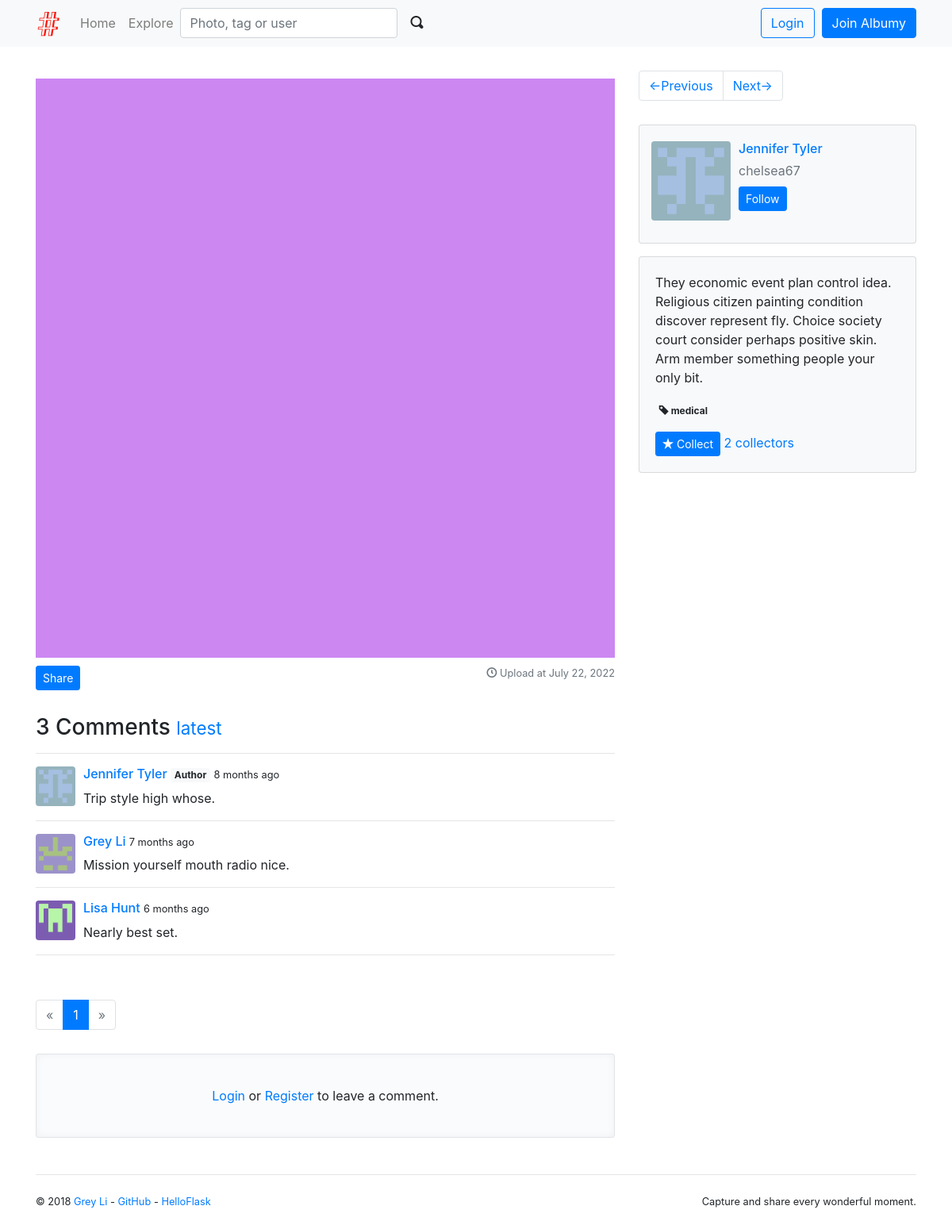
The page /photo/1 on the database its author committed.
### albumy/models.py (models this page shows, shortened)
@whooshee.register_model('description')
class Photo(db.Model):
    id = db.Column(db.Integer, primary_key=True)
    description = db.Column(db.String(500))
    filename = db.Column(db.String(64))
    filename_s = db.Column(db.String(64))
    filename_m = db.Column(db.String(64))
    timestamp = db.Column(db.DateTime, default=datetime.utcnow, index=True)
    can_comment = db.Column(db.Boolean, default=True)
    flag = db.Column(db.Integer, default=0)
    author_id = db.Column(db.Integer, db.ForeignKey('user.id'))
    author = db.relationship('User', back_populates='photos')
    comments = db.relationship('Comment', back_populates='photo', cascade='all')
    collectors = db.relationship('Collect', back_populates='collected', cascade='all')
    tags = db.relationship('Tag', secondary=tagging, back_populates='photos')

class Comment(db.Model):
    id = db.Column(db.Integer, primary_key=True)
    body = db.Column(db.Text)
    timestamp = db.Column(db.DateTime, default=datetime.utcnow, index=True)
    flag = db.Column(db.Integer, default=0)
    replied_id = db.Column(db.Integer, db.ForeignKey('comment.id'))
    author_id = db.Column(db.Integer, db.ForeignKey('user.id'))
    photo_id = db.Column(db.Integer, db.ForeignKey('photo.id'))
    photo = db.relationship('Photo', back_populates='comments')
    author = db.relationship('User', back_populates='comments')
    replies = db.relationship('Comment', back_populates='replied', cascade='all')
    replied = db.relationship('Comment', back_populates='replies', remote_side=[id])

@whooshee.register_model('name', 'username')
class User(db.Model, UserMixin):
    id = db.Column(db.Integer, primary_key=True)
    username = db.Column(db.String(20), unique=True, index=True)
    email = db.Column(db.String(254), unique=True, index=True)
    password_hash = db.Column(db.String(128))
    name = db.Column(db.String(30))
    website = db.Column(db.String(255))
    bio = db.Column(db.String(120))
    location = db.Column(db.String(50))
    member_since = db.Column(db.DateTime, default=datetime.utcnow)
    avatar_s = db.Column(db.String(64))
    avatar_m = db.Column(db.String(64))
    avatar_l = db.Column(db.String(64))
    avatar_raw = db.Column(db.String(64))
    confirmed = db.Column(db.Boolean, default=False)
    locked = db.Column(db.Boolean, default=False)
    active = db.Column(db.Boolean, default=True)
    public_collections = db.Column(db.Boolean, default=True)
    receive_comment_notification = db.Column(db.Boolean, default=True)
    receive_follow_notification = db.Column(db.Boolean, default=True)
    receive_collect_notification = db.Column(db.Boolean, default=True)
    role_id = db.Column(db.Integer, db.ForeignKey('role.id'))
    role = db.relationship('Role', back_populates='users')
    photos = db.relationship('Photo', back_populates='author', cascade='all')
    comments = db.relationship('Comment', back_populates='author', cascade='all')
    notifications = db.relationship('Notification', back_populates='receiver', cascade='all')
    collections = db.relationship('Collect', back_populates='collector', cascade='all')
    following = db.relationship('Follow', foreign_keys=[Follow.follower_id], back_populates='follower',
                                lazy='dynamic', cascade='all')
    followers = db.relationship('Follow', foreign_keys=[Follow.followed_id], back_populates='followed',
                                lazy='dynamic', cascade='all')

@whooshee.register_model('name')
class Tag(db.Model):
    id = db.Column(db.Integer, primary_key=True)
    name = db.Column(db.String(64), index=True, unique=True)
    photos = db.relationship('Photo', secondary=tagging, back_populates='tags')

### albumy/blueprints/main.py (the view)
@main_bp.route('/photo/<int:photo_id>')
def show_photo(photo_id):
    photo = Photo.query.get_or_404(photo_id)
    page = request.args.get('page', 1, type=int)
    per_page = current_app.config['ALBUMY_COMMENT_PER_PAGE']
    pagination = Comment.query.with_parent(photo).order_by(Comment.timestamp.asc()).paginate(page, per_page)
    comments = pagination.items
    comment_form = CommentForm()
    description_form = DescriptionForm()
    tag_form = TagForm()
    description_form.description.data = photo.description
    return render_template('main/photo.html', photo=photo, comment_form=comment_form,
                           description_form=description_form, tag_form=tag_form,
                           pagination=pagination, comments=comments)

### albumy/forms/main.py
class CommentForm(FlaskForm):
    body = TextAreaField('', validators=[DataRequired()])
    submit = SubmitField()

class DescriptionForm(FlaskForm):
    description = TextAreaField('Description', validators=[Optional(), Length(0, 500)])
    submit = SubmitField()

### albumy/__init__.py (called while the page is built)
def register_template_context(app):
    @app.context_processor
    def make_template_context():
        if current_user.is_authenticated:
            notification_count = Notification.query.with_parent(current_user).filter_by(is_read=False).count()
        else:
            notification_count = None
        return dict(notification_count=notification_count)

### albumy/extensions.py (called while the page is built)
    def can(self, permission_name):
        return False

### albumy/templates/main/photo.html (shortened to what this page needs)
{% extends 'base.html' %}
{% from 'bootstrap/pagination.html' import render_pagination %}
{% from 'bootstrap/form.html' import render_form, render_field %}
{% block content %}
    <div class="row">
        <div class="col-md-8">
            <div class="photo">
                <a href="{{ url_for('.get_image', filename=photo.filename) }}" target="_blank">
                    <img class="img-fluid" src="{{ url_for('.get_image', filename=photo.filename_m) }}">
                </a>
            </div>
            <a class="btn btn-primary btn-sm text-white" data-toggle="modal" data-target="#share-modal">Share</a>
            <p class="text-muted float-right small">
                <span class="oi oi-clock"></span> Upload at {{ moment(photo.timestamp).format('LL') }}
            </p>
            {% include 'main/_comment.html' %}
        </div>
        <div class="col-md-4">
            {% include 'main/_photo_sidebar.html' %}
        </div>
    </div>
{% endblock %}

### albumy/templates/main/_comment.html (shortened to what this page needs)
<div class="comments" id="comments">
    <h3>{{ photo.comments|length }} Comments
        <small>
            <a href="{{ url_for('.show_photo', photo_id=photo.id, page=pagination.pages or 1) }}#comment-form">latest</a>
        </small>
    </h3>
    <hr>
    {% if comments %}
        {% for comment in comments %}
            <div class="comment">
                <div class="comment-thumbnail">
                    <a href="{{ url_for('user.index', username=comment.author.username) }}">
                        <img class="rounded img-fluid avatar-s profile-popover"
                             data-href="{{ url_for('ajax.get_profile', user_id=comment.author.id) }}"
                             src="{{ url_for('main.get_avatar', filename=comment.author.avatar_m) }}">
                    </a>
                </div>
                <div class="comment-body">
                    <h6>
                        <a class="profile-popover"
                           data-href="{{ url_for('ajax.get_profile', user_id=comment.author.id) }}"
                           href="{{ url_for('user.index', username=comment.author.username) }}">
                            {{ comment.author.name }}
                        </a>
                        {% if comment.author == photo.author %}
                            <span class="badge badge-light">Author</span>
                        {% endif %}
                        <small data-toggle="tooltip" data-placement="top" data-timestamp="{{ comment.timestamp }}"
                               data-delay="500">
                            {{ moment(comment.timestamp).fromNow(refresh=True) }}
                        </small>
                    </h6>
                    <p>
                        {{ comment.body }}
                    </p>
                </div>
            </div>
            <hr>
        {% endfor %}
        <div class="page-footer">
            {{ render_pagination(pagination) }}
        </div>
    {% else %}
        <p class="tip">No comments.</p>
    {% endif %}
    {% if photo.can_comment %}
        {% if current_user.is_authenticated %}
            {% if current_user.can('COMMENT') %}
                {% if request.args.get('reply') %}
                    <div class="alert alert-dark">
                        Reply to {{ request.args.get('author') }}:
                        <a class="float-right" href="{{ url_for('.show_photo', photo_id=photo.id) }}">Cancel</a>
                    </div>
                {% endif %}
                <div class="comment-form-area">
                    <div class="comment-form-thumbnail">
                        <img class="rounded img-fluid avatar-s"
                             src="{{ url_for('main.get_avatar', filename=current_user.avatar_m) }}">
                    </div>
                    <div class="comment-form" id="comment-form">
                        {{ render_form(comment_form, action=url_for('.new_comment', photo_id=photo.id, page=pagination.pages or 1,
                        reply=request.args.get('reply')),
                        extra_classes="text-right") }}
                    </div>
                </div>
            {% else %}
                <p class="tip">
                    No permission.
                </p>
            {% endif %}
        {% else %}
            <p class="tip">
                <a href="{{ url_for('auth.login') }}">Login</a>
                or
                <a href="{{ url_for('auth.register') }}">Register</a> to leave a comment.
            </p>
        {% endif %}
    {% else %}
        <p class="tip">
            Comment disabled.
        </p>
    {% endif %}
</div>

### albumy/templates/main/_photo_sidebar.html (shortened to what this page needs)
{% from 'macros.html' import follow_area with context %}
<nav aria-label="Page navigation">
    <ul class="pagination">
        <li class="page-item">
            <a class="page-link" href="{{ url_for('.photo_previous', photo_id=photo.id) }}">&larr;Previous</a>
        </li>
        <li class="page-item">
            <a class="page-link" href="{{ url_for('.photo_next', photo_id=photo.id) }}">Next&rarr;</a>
        </li>
    </ul>
</nav>
<div class="card bg-light mb-3 w-100 sidebar-card">
    <div class="card-body">
        <div class="row">
            <a href="{{ url_for('user.index', username=photo.author.username) }}">
                <img class="sidebar-avatar rounded avatar-m"
                     src="{{ url_for('main.get_avatar', filename=photo.author.avatar_m) }}">
            </a>
            <div class="sidebar-profile">
                <h6 class="card-title">
                    <a href="{{ url_for('user.index', username=photo.author.username) }}">{{ photo.author.name }}</a>
                </h6>
                <p class="card-subtitle mb-2 text-muted">{{ photo.author.username }}</p>
                {{ follow_area(photo.author) }}
            </div>
        </div>
    </div>
</div>
<div class="card bg-light mb-3 w-100">
    <div class="card-body">
        <div id="description">
            <p>
                {% if photo.description %}
                    {{ photo.description }}
                {% endif %}
            </p>
        </div>
        <div id="tags">
            <p>
                {% if photo.tags %}
                    {% for tag in photo.tags %}
                        <a class="badge badge-light"
                           href="{{ url_for('.show_tag', tag_id=tag.id) }}" target="_blank"><span
                                class="oi oi-tag"></span> {{ tag.name }}</a>
                    {% endfor %}
                {% endif %}
            </p>
        </div>
        {% if current_user.is_authenticated %}
            {% if current_user.is_collecting(photo) %}
                <form class="inline" method="post"
                      action="{{ url_for('main.uncollect', photo_id=photo.id) }}">
                    <input type="hidden" name="csrf_token" value="{{ csrf_token() }}">
                    <button type="submit" class="btn btn-outline-secondary btn-sm">
                        <span class="oi oi-x"></span> Uncollect
                    </button>
                </form>
            {% else %}
                <form class="inline" method="post"
                      action="{{ url_for('main.collect', photo_id=photo.id) }}">
                    <input type="hidden" name="csrf_token" value="{{ csrf_token() }}">
                    <button type="submit" class="btn btn-outline-primary btn-sm">
                        <span class="oi oi-star"></span> Collect
                    </button>
                </form>
            {% endif %}
        {% else %}
            <form class="inline" method="post" action="{{ url_for('main.collect', photo_id=photo.id) }}">
                <button type="submit" class="btn btn-primary btn-sm">
                    <span class="oi oi-star"></span> Collect
                </button>
            </form>
        {% endif %}
        {% if photo.collectors %}
            <a href="{{ url_for('main.show_collectors', photo_id=photo.id) }}">{{ photo.collectors|length }}
                collectors</a>
        {% endif %}
    </div>
</div>

### albumy/static/css/style.css (style rules this page uses)
.tip { position: relative; padding: 40px; text-align: center; background-color: #fafbfc; border: 1px solid #e1e4e8; border-radius: 3px; box-shadow: inset 0 0 10px rgba(27, 31, 35, 0.05); }
.inline { display: inline; }
.page-footer { padding-top: 40px; }
nav { margin-bottom: 30px; }
.avatar-s { width: 50px; height: 50px; }
.avatar-m { width: 100px; height: 100px; }
.photo { padding: 10px 0; text-align: center; }
.sidebar-card { min-height: 150px; }
.sidebar-profile { padding-left: 120px; }
.sidebar-avatar { position: absolute; margin-left: 10px; }
.photo img { max-height: 800px; }
.comments { margin-top: 30px; }
.comment-body { margin-left: 60px; min-height: 50px; }
.comment-thumbnail { position: absolute; }

### rows shown on the page
Photo: filename_m (picture), timestamp "July 22, 2022", description "They economic event plan control idea. Religious citizen painting condition discover represent fly. Choice society court consider perhaps positive skin. Arm member something people your only bit."
Comment: avatar_m (picture), author.name "Jennifer Tyler", shows "Author", timestamp "8 months ago", body "Trip style high whose."
Comment: avatar_m (picture), author.name "Grey Li", timestamp "7 months ago", body "Mission yourself mouth radio nice."
Comment: avatar_m (picture), author.name "Lisa Hunt", timestamp "6 months ago", body "Nearly best set."
User: avatar_m (picture), author.name "Jennifer Tyler", author.username "chelsea67"
Tag: name "medical"

### other values the page prints
{{ render_nav_item('main.index', 'Home') }} "Home"
{{ render_nav_item('main.explore', 'Explore') }} "Explore"
{{ photo.comments|length }} "3"
{{ render_pagination(pagination) }} "« 1 »"
{{ photo.collectors|length }} "2"
